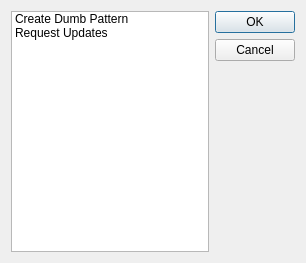
<?xml version="1.0" encoding="UTF-8"?>
<ui version="4.0">
 <class>RunDialog</class>
 <widget class="QDialog" name="RunDialog">
  <property name="geometry">
   <rect>
    <x>0</x>
    <y>0</y>
    <width>306</width>
    <height>263</height>
   </rect>
  </property>
  <property name="windowTitle">
   <string>NODA - Run</string>
  </property>
  <property name="windowIcon">
   <iconset resource="../../Resources.qrc">
    <normaloff>:/logo</normaloff>:/logo</iconset>
  </property>
  <layout class="QHBoxLayout" name="horizontalLayout">
   <item>
    <layout class="QHBoxLayout" name="horizontalLayout_2">
     <item>
      <widget class="QListWidget" name="optionList">
       <item>
        <property name="text">
         <string>Create Dumb Pattern</string>
        </property>
       </item>
       <item>
        <property name="text">
         <string>Request Updates</string>
        </property>
        <property name="whatsThis">
         <string/>
        </property>
       </item>
      </widget>
     </item>
     <item>
      <layout class="QVBoxLayout" name="verticalLayout">
       <item>
        <widget class="QPushButton" name="btOk">
         <property name="text">
          <string>OK</string>
         </property>
        </widget>
       </item>
       <item>
        <widget class="QPushButton" name="btQuit">
         <property name="text">
          <string>Cancel</string>
         </property>
        </widget>
       </item>
       <item>
        <spacer name="verticalSpacer">
         <property name="orientation">
          <enum>Qt::Vertical</enum>
         </property>
         <property name="sizeHint" stdset="0">
          <size>
           <width>20</width>
           <height>40</height>
          </size>
         </property>
        </spacer>
       </item>
      </layout>
     </item>
    </layout>
   </item>
  </layout>
 </widget>
 <resources>
  <include location="../../Resources.qrc"/>
 </resources>
 <connections/>
</ui>
